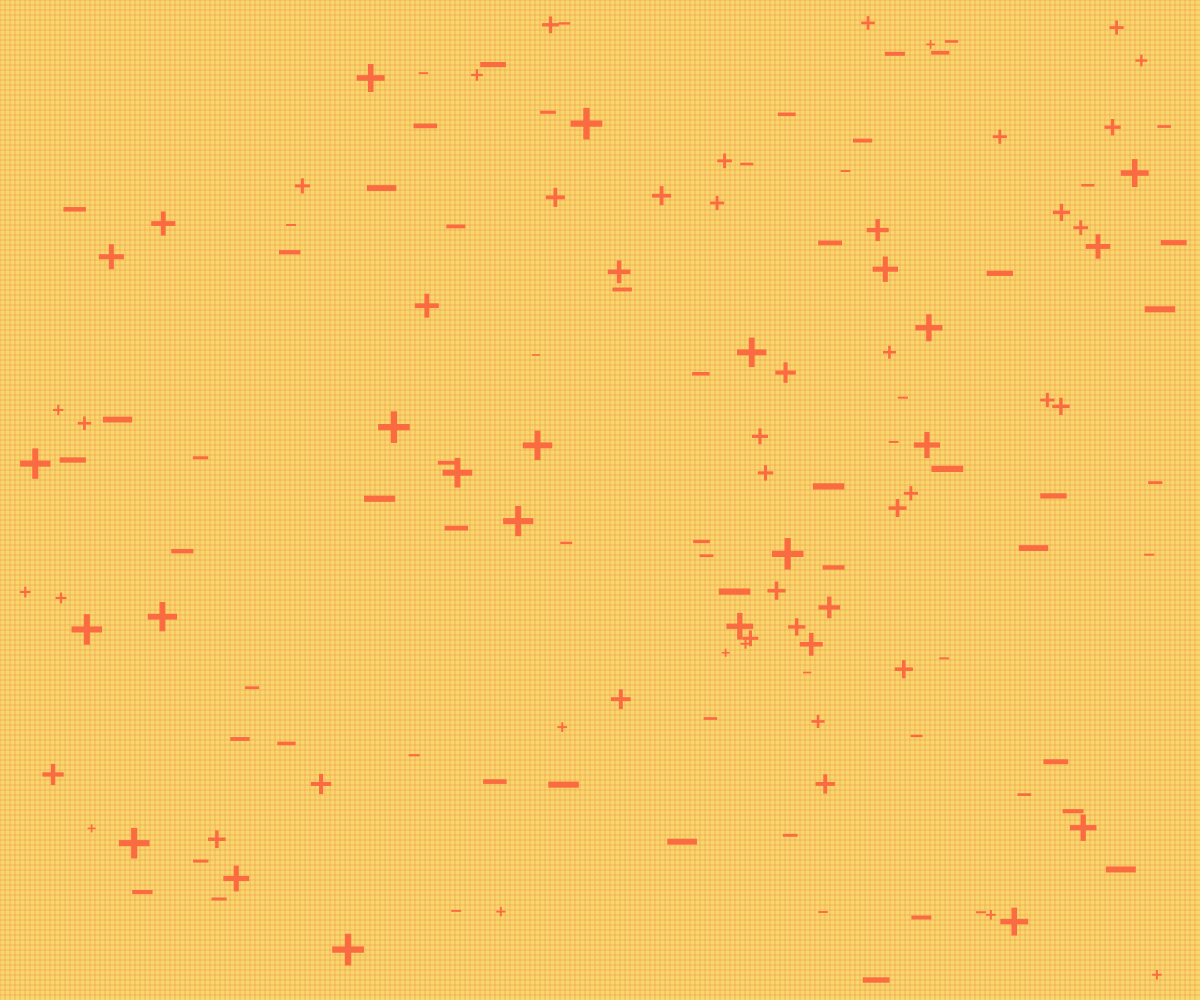
Frame 1 (no input)
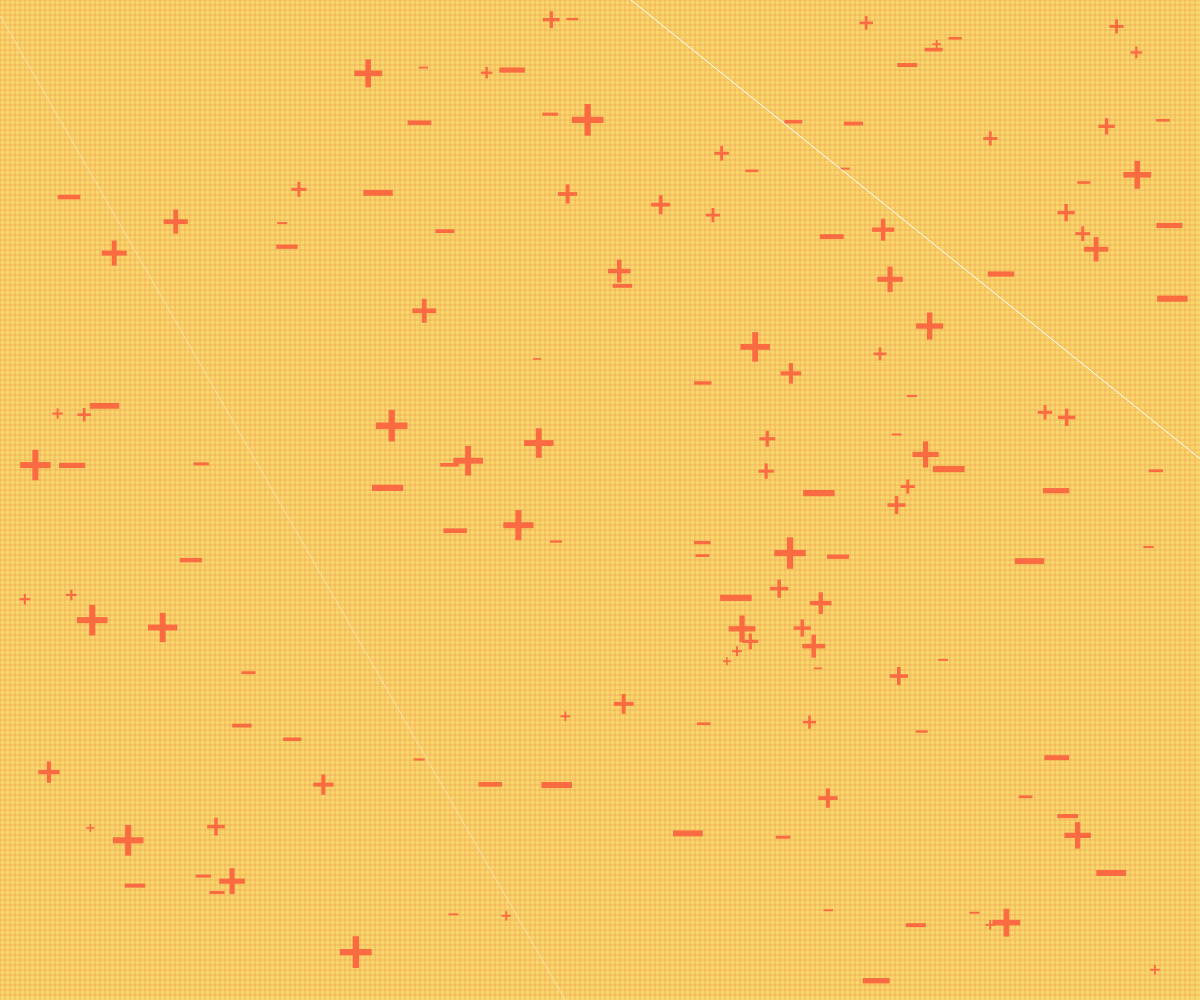
Frame 60 (no input)
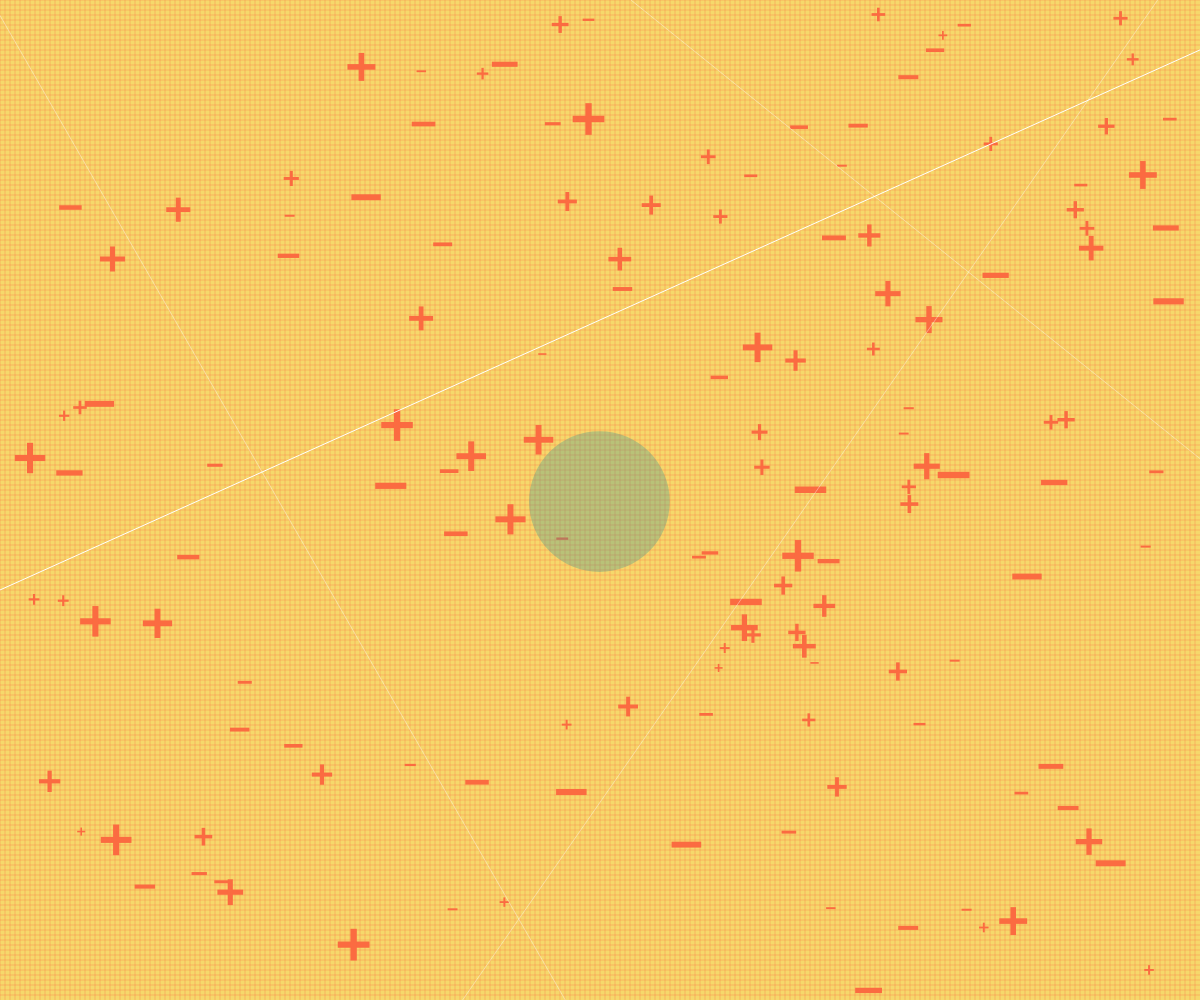
Frame 120 (the mouse pressed at the canvas centre since frame 60)

The p5.js sketch that drew these frames (run headless with seeded random() and noise() and a simulated clock; from frame 60 on, the mouse is pressed at the canvas centre):

// p5.js sketch
// ── sketch.js
let orange, yellow, red, blue, white, purple, green;

var posLengths = [];
var posWidths = [];
var posHeights = [];
var posObjects = [];

var negLengths = [];
var negWidths = [];
var negHeights = [];
var negObjects = [];

var circleLengths = [];
var circleWidths = [];
var circleHeights = [];
var circleObjects = [];

var lineObjects = [];


function getRandomPointProperties(lengthArray, widthArray, heightArray) {
  for (var i = 0; i < random(60, 180); i++) {
    lengthArray.push(random(4, 16));
    widthArray.push(random(20, windowWidth-20));
    heightArray.push(random(20, windowHeight-20));
  }
}

class Point{
    constructor(type, length, startX, startY){
        this.type = type;
        this.length = length;
        this.startX = startX;
        this.startY = startY;
    }

    display(){
        noStroke();
        fill(orange);

        if (this.type == "+") {
          rect(this.startX, this.startY, this.length, 0.2 * this.length);
          rect(this.startX, this.startY, 0.2 * this.length, this.length);
        } else {
          rect(this.startX, this.startY, this.length, 0.2 * this.length);
        }
    }

    move(){
      this.startX = this.startX += random(0, 2);
      this.startY = this.startY += random(0, 2);
      this.startX = this.startX -= random(0, 2);
      this.startY = this.startY -= random(0, 2);
    }
}


function countLabel(widthArray, heightArray, centerX, centerY, radius) {
  var count = 0;

  for (var i = 0; i < widthArray.length; i++) {
    var d = dist(widthArray[i], heightArray[i], centerX, centerY);
    if (d < radius) {
      count ++;
    }
  }

  return count;
}

class Circle{
    constructor(radius, startX, startY){
        this.radius = radius;
        this.startX = startX;
        this.startY = startY;

        var posCount = countLabel(posWidths, posHeights, this.startX, this.startY, this.radius);
        var negCount = countLabel(negWidths, negHeights, this.startX, this.startY, this.radius);

        // red = color(241,12,73, random(20, 200));
        // blue = color(51,145,148,random(20, 200));
        // green = color(138,155,15, random(20, 200));

        red = color(241,12,73, 80);
        blue = color(51,145,148, 80);
        green = color(138,155,15, 80);

        if (posCount > negCount) {
          this.colour = red;
        } else if (posCount < negCount) {
          this.colour= blue;
        } else if (posCount == negCount){
          this.colour = green;
        }
    }

    display(){
        fill(this.colour);
        ellipse(this.startX, this.startY,this.radius,this.radius);
    }

    move(){
      if (this.radius >=  windowWidth/8) {
        this.radius = random(2, windowWidth/8);
      }

      this.radius = this.radius -= random(0, 4);
      this.radius = this.radius += random(0, 4);
      this.startY = this.startY -= random(0, 4);
      this.startY = this.startY += random(0, 4);
      this.startX = this.startX -= random(0, 4);
      this.startX = this.startX += random(0, 4);
      // this.startY = this.startY -= random(0, 0.5);

      var posCount = countLabel(posWidths, posHeights, this.startX, this.startY, this.radius);
      var negCount = countLabel(negWidths, negHeights, this.startX, this.startY, this.radius);

      red = color(241,12,73, 80);
      blue = color(51,145,148, 80);
      green = color(138,155,15, 80);

      if (posCount > negCount) {
        this.colour = red;
      } else if (posCount < negCount) {
        this.colour= blue;
      } else if (posCount == negCount){
        this.colour = green;
      }
    }
}

function createPoints(type, lengthArray, widthArray, heightArray, objectArray) {
  for (var i = 0; i < lengthArray.length; i++) {
    var newPoint = new Point(type, lengthArray[i], widthArray[i], heightArray[i]);
    objectArray.push(newPoint);
  }
}

function showObject(objectArray) {
  for (var i = 0; i < objectArray.length; i++) {
    objectArray[i].display();
    objectArray[i].move();
  }
}

function setup() {
  orange = color(251,107,65);
  yellow = color(246,216,107);

  ellipseMode(RADIUS);
  rectMode(RADIUS);

  createCanvas(windowWidth, windowHeight);

  getRandomPointProperties(posLengths, posWidths, posHeights);
  getRandomPointProperties(negLengths, negWidths, negHeights);
  createPoints("+", posLengths, posWidths, posHeights, posObjects);
  createPoints("-", negLengths, negWidths, negHeights, negObjects);
}

function draw() {
  background(yellow);
  push();
  // rotate(radians(frameCount));s
  drawGrid();
  pop();

  showObject(posObjects);
  showObject(negObjects);

  push();
  if (frameCount % 25 == 0) {
    var randNum = round(random(0, 3));

    if (randNum == 0) {
      var lineProperties = [0, random(0, windowHeight), random(0, windowWidth), windowHeight];
    } else if (randNum == 1) {
      var lineProperties = [0, random(0, windowHeight), windowWidth, random(0, windowWidth)];
    } else if (randNum == 2) {
      var lineProperties = [random(0, windowWidth), 0, random(0, windowWidth), windowHeight];
    } else if (randNum == 3) {
      var lineProperties = [random(0, windowWidth), 0, windowWidth, random(0, windowHeight)];
    }

    lineObjects.push(lineProperties);
  }

  for (var i = 0; i < lineObjects.length; i++) {

    if (i == lineObjects.length - 1) {
      stroke(255,255,255);
    } else {
      stroke(255,255,255,100);
    }

    line(lineObjects[i][0], lineObjects[i][1], lineObjects[i][2], lineObjects[i][3]);
  }
  pop();

  showObject(circleObjects);

}


function mousePressed(){
    let newCircle = new Circle(random(2, windowWidth/10), mouseX, mouseY);
    circleObjects.push(newCircle);
}

function drawGrid() {
	stroke(251,107,65, 80);
	fill(120);
	for (var x=-width; x < width; x+=5) {
		line(x, -height, x, height);
	}
	for (var y=-height; y < height; y+=5) {
		line(-width, y, width, y);
	}
}
